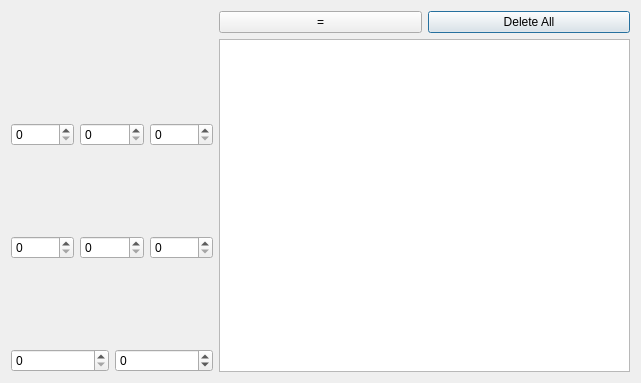
<?xml version="1.0" encoding="UTF-8"?>
<ui version="4.0">
 <class>Dice</class>
 <widget class="QDialog" name="Dice">
  <property name="geometry">
   <rect>
    <x>0</x>
    <y>0</y>
    <width>641</width>
    <height>383</height>
   </rect>
  </property>
  <property name="windowTitle">
   <string>Dialog</string>
  </property>
  <property name="styleSheet">
   <string notr="true">QDialog{
	
	
	
	border-image: url(:/img/img/dice_back2.jpg);
}</string>
  </property>
  <layout class="QGridLayout" name="gridLayout">
   <item row="1" column="0">
    <layout class="QVBoxLayout" name="verticalLayout_9">
     <item>
      <layout class="QHBoxLayout" name="horizontalLayout">
       <item>
        <layout class="QVBoxLayout" name="verticalLayout">
         <item>
          <widget class="QLabel" name="label">
           <property name="styleSheet">
            <string notr="true">border-image: url(:/img/img/d4.png);</string>
           </property>
           <property name="text">
            <string/>
           </property>
          </widget>
         </item>
         <item>
          <widget class="QSpinBox" name="spinBox_d4"/>
         </item>
        </layout>
       </item>
       <item>
        <layout class="QVBoxLayout" name="verticalLayout_2">
         <item>
          <widget class="QLabel" name="label_2">
           <property name="styleSheet">
            <string notr="true">border-image: url(:/img/img/d6.png);</string>
           </property>
           <property name="text">
            <string/>
           </property>
          </widget>
         </item>
         <item>
          <widget class="QSpinBox" name="spinBox_d6"/>
         </item>
        </layout>
       </item>
       <item>
        <layout class="QVBoxLayout" name="verticalLayout_3">
         <item>
          <widget class="QLabel" name="label_3">
           <property name="styleSheet">
            <string notr="true">border-image: url(:/img/img/d8.png);</string>
           </property>
           <property name="text">
            <string/>
           </property>
          </widget>
         </item>
         <item>
          <widget class="QSpinBox" name="spinBox_d8"/>
         </item>
        </layout>
       </item>
      </layout>
     </item>
     <item>
      <layout class="QHBoxLayout" name="horizontalLayout_2">
       <item>
        <layout class="QVBoxLayout" name="verticalLayout_5">
         <item>
          <widget class="QLabel" name="label_5">
           <property name="styleSheet">
            <string notr="true">border-image: url(:/img/img/d100.png);</string>
           </property>
           <property name="text">
            <string/>
           </property>
          </widget>
         </item>
         <item>
          <widget class="QSpinBox" name="spinBox_d100"/>
         </item>
        </layout>
       </item>
       <item>
        <layout class="QVBoxLayout" name="verticalLayout_4">
         <item>
          <widget class="QLabel" name="label_4">
           <property name="enabled">
            <bool>true</bool>
           </property>
           <property name="styleSheet">
            <string notr="true">border-image: url(:/img/img/d10.png);</string>
           </property>
           <property name="text">
            <string/>
           </property>
          </widget>
         </item>
         <item>
          <widget class="QSpinBox" name="spinBox_d10"/>
         </item>
        </layout>
       </item>
       <item>
        <layout class="QVBoxLayout" name="verticalLayout_6">
         <item>
          <widget class="QLabel" name="label_6">
           <property name="styleSheet">
            <string notr="true">border-image: url(:/img/img/d12.png);</string>
           </property>
           <property name="text">
            <string/>
           </property>
          </widget>
         </item>
         <item>
          <widget class="QSpinBox" name="spinBox_d12"/>
         </item>
        </layout>
       </item>
      </layout>
     </item>
     <item>
      <layout class="QHBoxLayout" name="horizontalLayout_3">
       <item>
        <layout class="QVBoxLayout" name="verticalLayout_7">
         <item>
          <widget class="QLabel" name="label_7">
           <property name="styleSheet">
            <string notr="true">border-image: url(:/img/img/d20.png);</string>
           </property>
           <property name="text">
            <string/>
           </property>
          </widget>
         </item>
         <item>
          <widget class="QSpinBox" name="spinBox_d20"/>
         </item>
        </layout>
       </item>
       <item>
        <layout class="QVBoxLayout" name="verticalLayout_8">
         <item>
          <widget class="QLabel" name="label_8">
           <property name="styleSheet">
            <string notr="true">border-image: url(:/img/img/pm.png);</string>
           </property>
           <property name="text">
            <string/>
           </property>
          </widget>
         </item>
         <item>
          <widget class="QSpinBox" name="spinBox_pm">
           <property name="minimum">
            <number>-99</number>
           </property>
          </widget>
         </item>
        </layout>
       </item>
      </layout>
     </item>
    </layout>
   </item>
   <item row="1" column="1" colspan="2">
    <widget class="QTextEdit" name="textEdit"/>
   </item>
   <item row="0" column="2">
    <widget class="QPushButton" name="pushButton_Delete">
     <property name="text">
      <string>Delete All</string>
     </property>
    </widget>
   </item>
   <item row="0" column="1">
    <widget class="QPushButton" name="pushButton_win">
     <property name="text">
      <string>=</string>
     </property>
    </widget>
   </item>
  </layout>
 </widget>
 <resources/>
 <connections/>
</ui>
